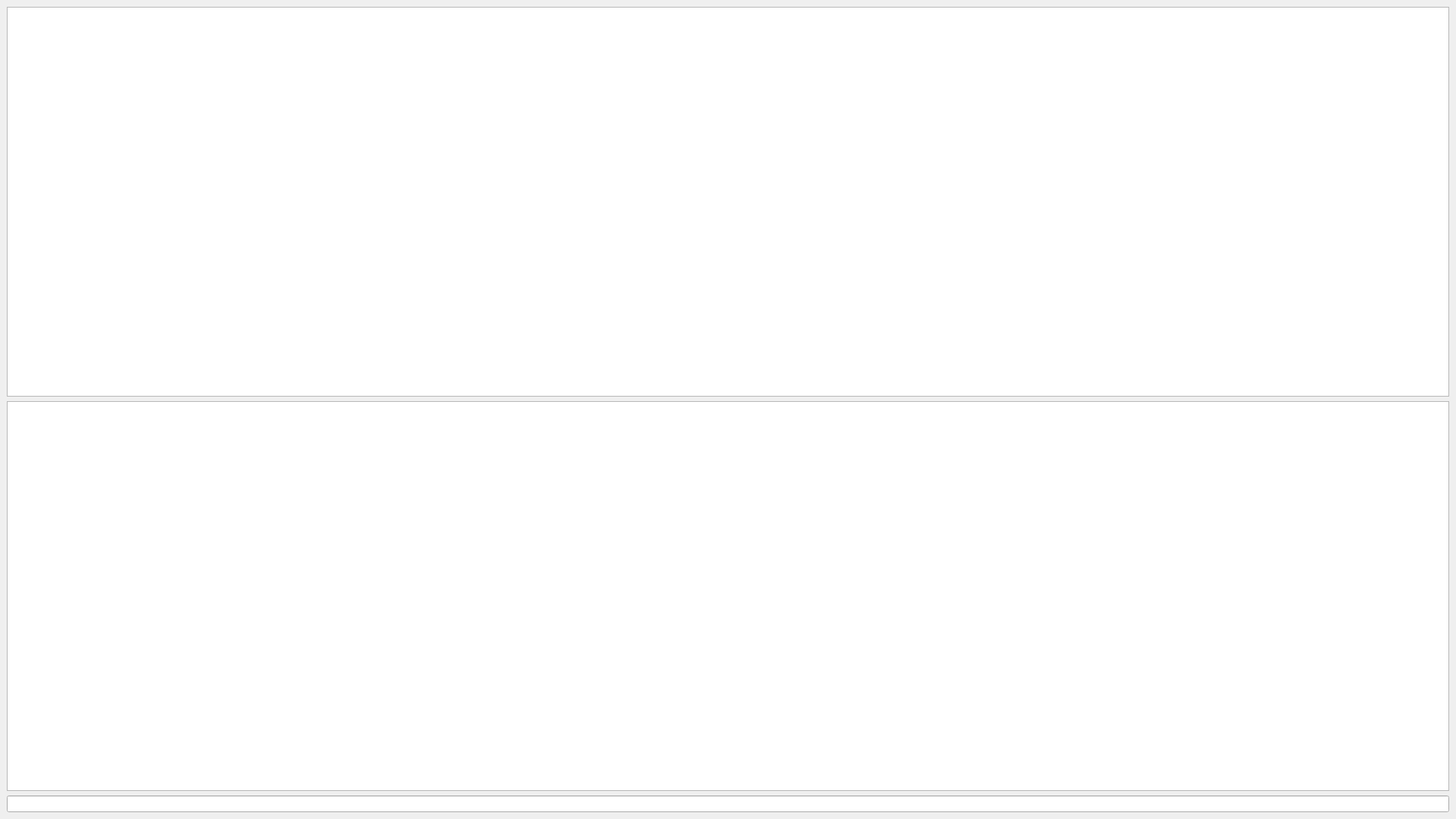
<?xml version="1.0" encoding="UTF-8"?>
<ui version="4.0">
 <class>MainWindow</class>
 <widget class="QMainWindow" name="MainWindow">
  <property name="geometry">
   <rect>
    <x>0</x>
    <y>0</y>
    <width>1920</width>
    <height>1080</height>
   </rect>
  </property>
  <property name="windowTitle">
   <string>MainWindow</string>
  </property>
  <widget class="QWidget" name="centralwidget">
   <layout class="QVBoxLayout" name="verticalLayout">
    <item>
     <widget class="QPlainTextEdit" name="stdOutBox">
      <property name="tabChangesFocus">
       <bool>true</bool>
      </property>
      <property name="undoRedoEnabled">
       <bool>false</bool>
      </property>
      <property name="plainText">
       <string notr="true"/>
      </property>
      <property name="textInteractionFlags">
       <set>Qt::TextSelectableByKeyboard|Qt::TextSelectableByMouse</set>
      </property>
     </widget>
    </item>
    <item>
     <widget class="QPlainTextEdit" name="stdInBox">
      <property name="tabChangesFocus">
       <bool>true</bool>
      </property>
      <property name="documentTitle">
       <string/>
      </property>
      <property name="undoRedoEnabled">
       <bool>false</bool>
      </property>
      <property name="readOnly">
       <bool>true</bool>
      </property>
      <property name="plainText">
       <string notr="true"/>
      </property>
      <property name="textInteractionFlags">
       <set>Qt::TextSelectableByKeyboard|Qt::TextSelectableByMouse</set>
      </property>
     </widget>
    </item>
    <item>
     <widget class="QLineEdit" name="inputLine">
      <property name="text">
       <string notr="true"/>
      </property>
      <property name="maxLength">
       <number>350</number>
      </property>
     </widget>
    </item>
   </layout>
  </widget>
 </widget>
 <resources/>
 <connections/>
</ui>
